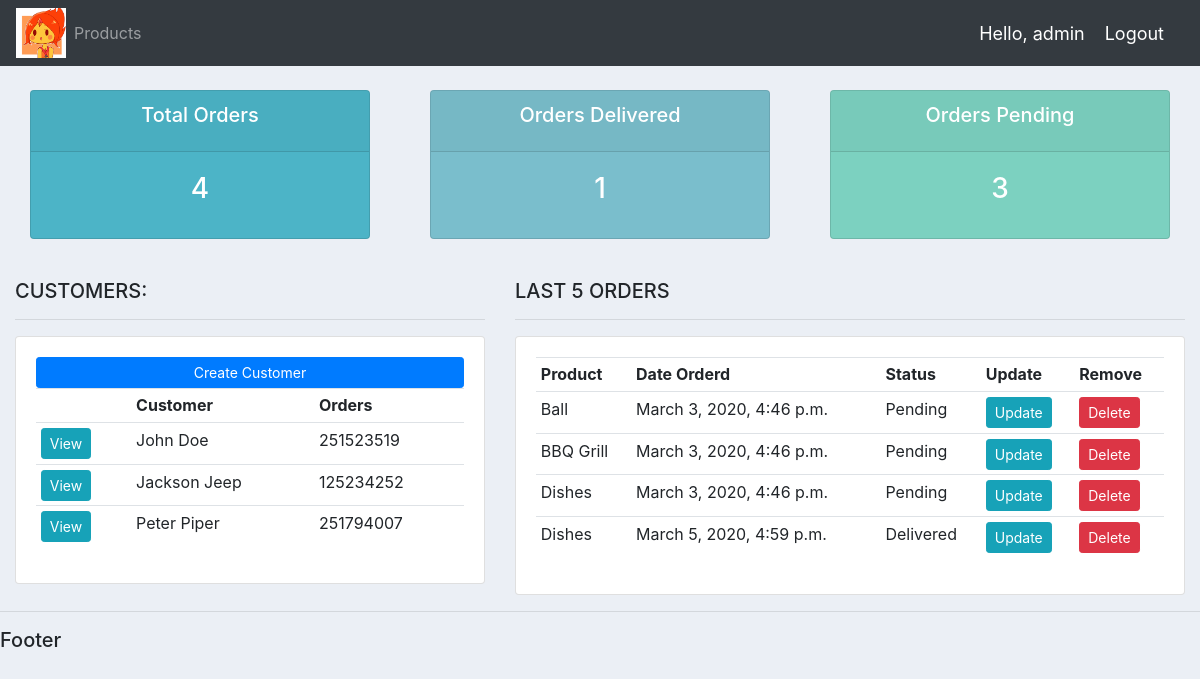
Page / (signed in) on the earlier database version.
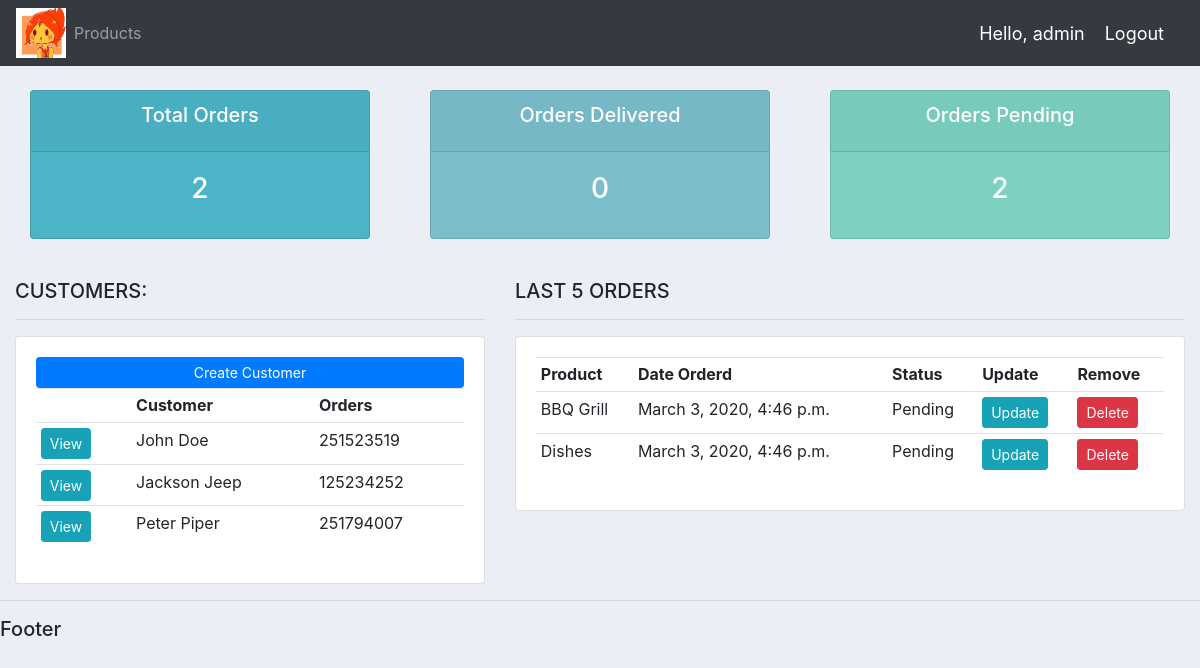
Same page on the later database version.
### accounts/models.py (models this page shows, shortened)
class Customer(models.Model):
    name = models.CharField(max_length=30, null=True)
    phone = models.CharField(max_length=20, null=True)
    email = models.CharField(max_length=60, null=True)
    date_created = models.DateTimeField(auto_now_add=True, null=True)

class Order(models.Model):
    STATUS = (
        ("Pending", "Pending"),
        ("Out of delivery", "Out of delivery"),
        ("Delivered", "Delivered"),
    )
    customer = models.ForeignKey(
        Customer, null=True, on_delete=models.SET_NULL
    )
    product = models.ForeignKey(Product, null=True, on_delete=models.SET_NULL)
    date_created = models.DateTimeField(auto_now_add=True, null=True)
    status = models.CharField(max_length=200, null=True, choices=STATUS)
    note = models.CharField(max_length=1000, null=True)

class Product(models.Model):
    CATEGORY = (("Indoor", "Indoor"), ("Outdoor", "Outdoor"))
    name = models.CharField(max_length=200, null=True)
    price = models.FloatField(null=True)
    category = models.CharField(max_length=200, null=True, choices=CATEGORY)
    description = models.CharField(max_length=200, null=True, blank=True)
    date_created = models.DateTimeField(auto_now_add=True, null=True)
    tags = models.ManyToManyField(Tag)
    def __str__(self):
        return self.name

### accounts/views.py (the view)
# urls.py: path("", views.home, name="home"),
@login_required(login_url="login")
def home(req):
    orders = Order.objects.all()
    customers = Customer.objects.all()
    total_customers = customers.count()
    total_orders = orders.count()
    delivered = orders.filter(status="Delivered").count()
    pending = orders.filter(status="Pending").count()
    context = {
        "orders": orders,
        "customers": customers,
        "total_orders": total_orders,
        "total_customers": total_customers,
        "delivered": delivered,
        "pending": pending,
    }
    return render(req, "accounts/dashboard.html", context)

### templates/accounts/dashboard.html (shortened to what this page needs)
{% extends 'base.html' %} {% block content %} {% include './status.html' %}
<br />
<div class="row">
    <div class="col-md-5">
        <h5>CUSTOMERS:</h5>
        <hr />
        <div class="card card-body">
            <a class="btn btn-primary  btn-sm btn-block" href=""
                >Create Customer</a
            >
            <table class="table table-sm">
                <tr>
                    <th></th>
                    <th>Customer</th>
                    <th>Orders</th>
                </tr>
                {% for customer in customers %}
                    <tr>
                        <td><a class="btn btn-sm btn-info" href="{% url 'customer' customer.id %}">View</a></td>
                        <td>{{ customer.name }}</td>
                        <td>{{ customer.phone }}</td>
                    </tr>
                {% endfor %}
            </table>
        </div>
    </div>
    <div class="col-md-7">
        <h5>LAST 5 ORDERS</h5>
        <hr />
        <div class="card card-body">
            <table class="table table-sm">
                <tr>
                    <th>Product</th>
                    <th>Date Orderd</th>
                    <th>Status</th>
                    <th>Update</th>
                    <th>Remove</th>
                </tr>
                {% for order in orders %}
                    <tr>
                        <td>{{ order.product }}</td>
                        <td>{{ order.date_created }}</td>
                        <td>{{ order.status }}</td>
                        <td><a class="btn btn-sm btn-info" href="{% url 'update_order' order.id %}">Update</a></td>
                        <td><a class="btn btn-sm btn-danger" href="{% url 'delete_order' order.id %}" >Delete</a></td>
                    </tr>
                {% endfor %}
            </table>
        </div>
    </div>
</div>
{% endblock %}

Differences in the rows shown:
removed Order: product "Ball", date_created "March 3, 2020, 4:46 p.m.", status "Pending"
removed Order: product "Dishes", date_created "March 5, 2020, 4:59 p.m.", status "Delivered"
Other differences:
{{ total_orders }}: "4" → "2"
{{ delivered }}: "1" → "0"
{{ pending }}: "3" → "2"
